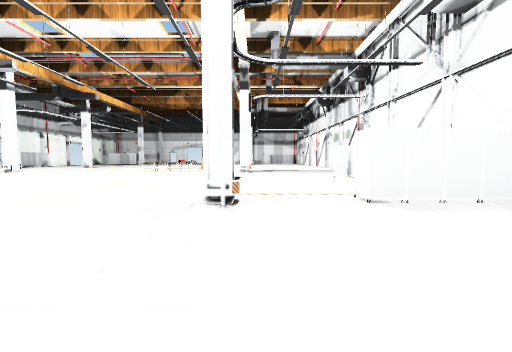
[1] (above)

21 first-person views from a walk through a Unity game level. The camera is 1.2 m above the floor, tilts 4° down and sees 90° across. Doors are open. The floor is counted in squares, 2 m on a side. Each view is taken from the middle of a square. On the plan, view 1 faces up. The plan holds only what a view shows up to about 9 squares ahead; the rest is blank. The player character is not drawn. Some surface patterns are stand-ins.

[2]
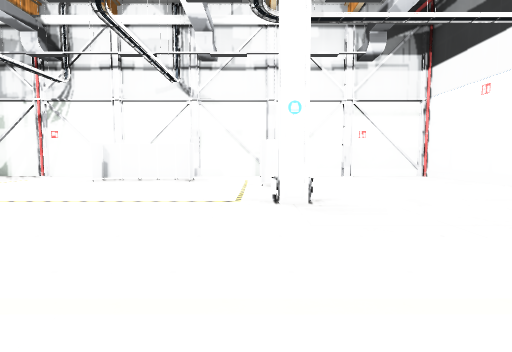

[3]
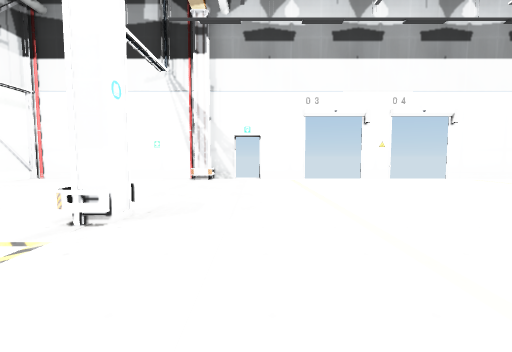

[4]
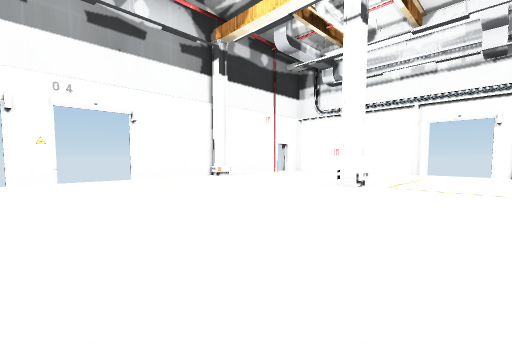

[5]
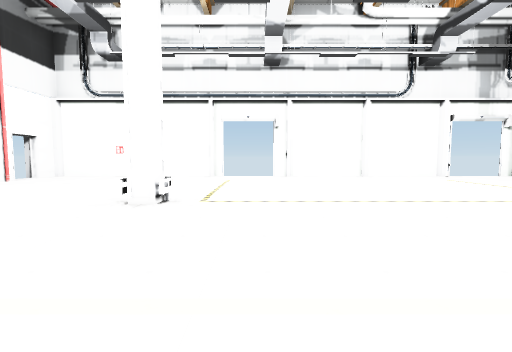

[6]
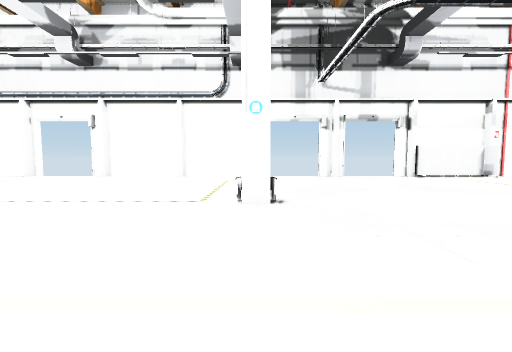

[7]
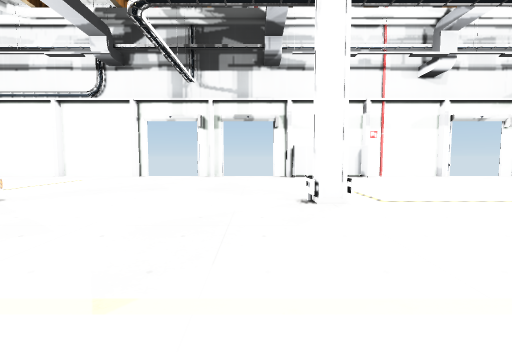

[8]
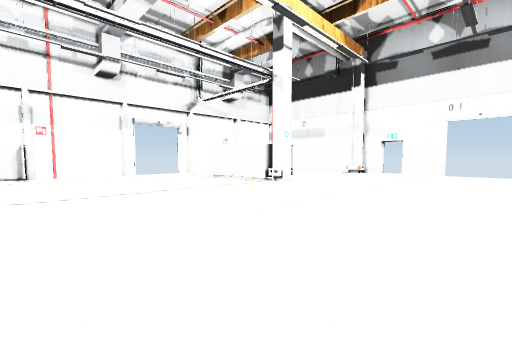

[9]
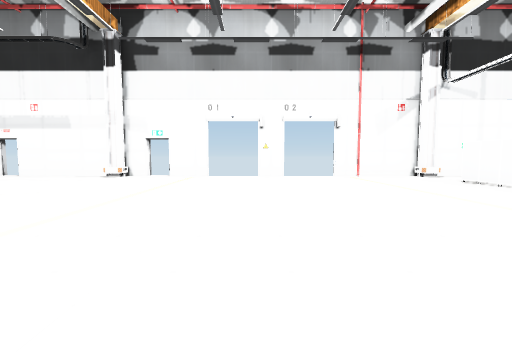

[10]
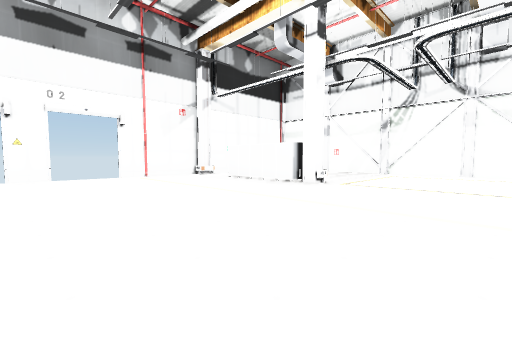

[11]
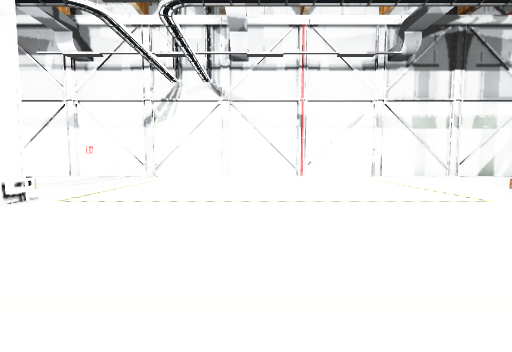

[12]
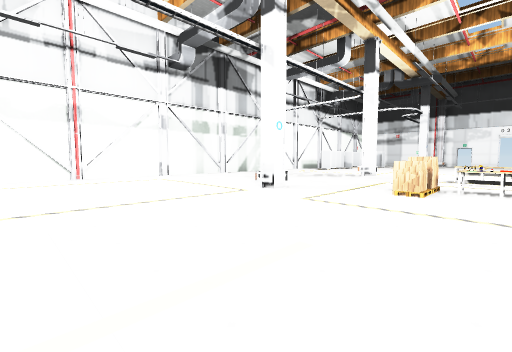

[13]
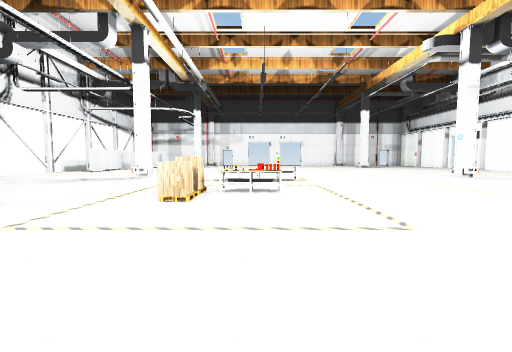

[14]
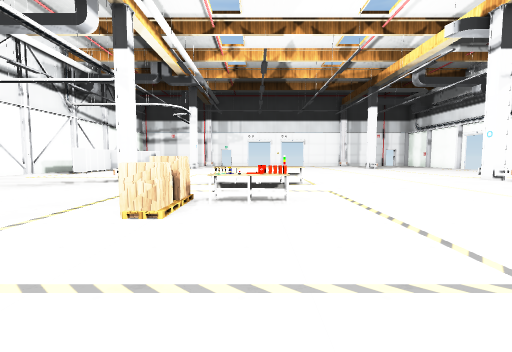

[15]
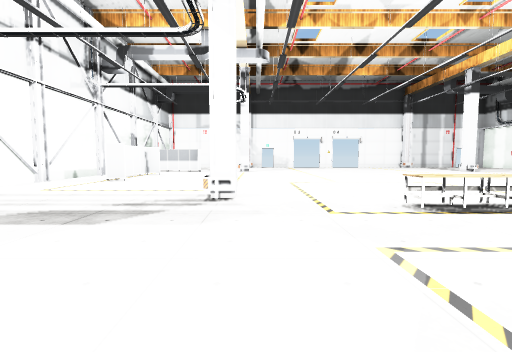

[16]
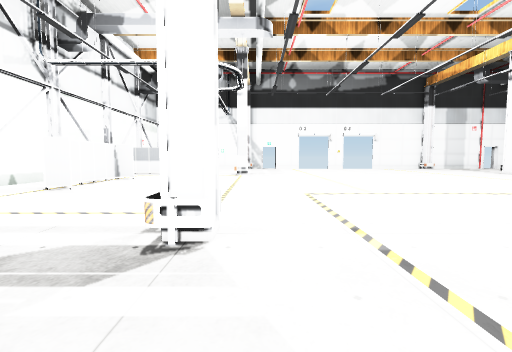

[17]
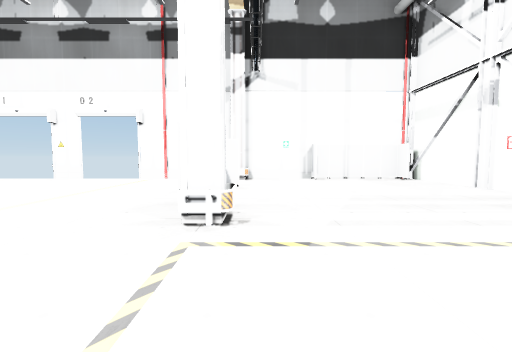

[18]
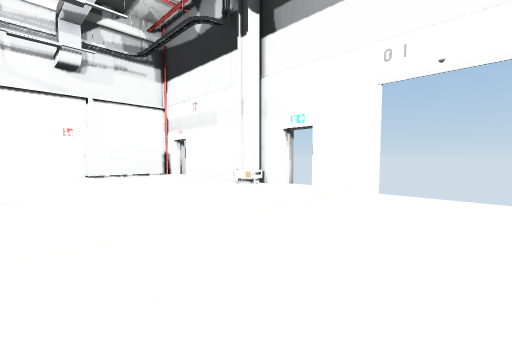

[19]
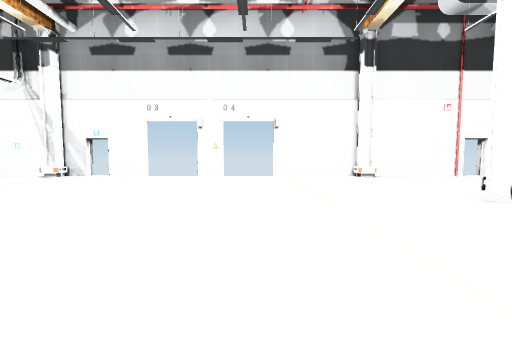

[20]
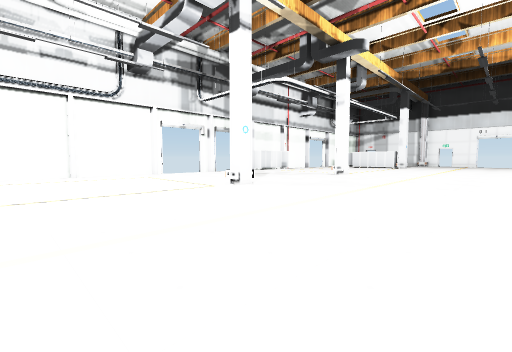

[21]
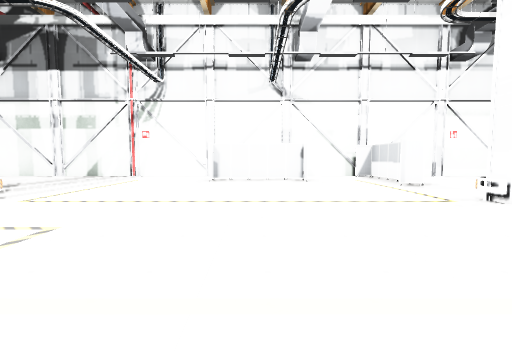

### Floor plan
Points are (right, up) in squares from view 1. A wall is a line through its corners. A room is listed if a view was taken in it or the views show most of it. See-through windows are left out.
Room 1 (views 1, 2, 3, 4, 5, 6, 7, 8, 9, 10, 11, 12, 13, 14, 15, 16, 17, 18, 19, 20, 21)
walls: (-0.7, 10.6) (-0.7, 11.2) (-0.3, 11.2); (-0.7, 15.8) (-0.7, 16.2) (-0.2, 16.2); (-10.6, 11.4) (-10.6, 10.8); (-10.8, 11.2) (-10.3, 11.2) (-10.3, 10.8) (-10.8, 10.8); (-10.3, 16.4) (-10.3, 15.8) (-10.7, 15.8); (-0.7, 3.7) (-0.3, 3.7) (-0.3, 3.4) (-0.7, 3.4) (-0.7, 3.7); (2.4, 5.7) (3, 5.7) (3, 8.2) (2.4, 8.2) (3.1, 8.2); (-15.5, 14) (-15.5, 13); (-15.5, 11.5) (-15.5, 5.5); (3.1, 5.7) (2.5, 5.7); (-0.4, 3.1) (-0.4, 3.9); (-10.8, 3.7) (-10.3, 3.7) (-10.3, 3.3); (-14.8, 18.4) (-15.4, 18.4); (-0.3, 23.8) (-0.3, 23.3) (-0.7, 23.3) (-0.7, 23.8); (-0.2, 23.9) (-0.9, 23.9) (-0.9, 26.4); (-10.3, 23.8) (-10.3, 23.3) (-13.4, 23.3); (2.4, 3.4) (4, 3.4) (4, 4); (3.5, 3.4) (1.5, 3.4) (1.5, 4); (-15.5, 21.5) (-15.5, 15.5); (-15.5, 3.5) (-15.5, 1.9); (-6, -1.5) (-5, -1.5); (-3.5, -1.5) (-2.1, -1.5); (-0.7, -1.1) (-0.2, -1.1); (-15.5, 23.5) (-15.5, 23); (-1.4, -1.5) (4.5, -1.5) (4.5, 28.5) (-3.5, 28.5); (-10.3, -1) (-10.3, -1.5) (-7.5, -1.5); (-0.7, -1.5) (-0.7, -1); (-10.8, -1.1) (-10.3, -1.1); (-5, 28.5) (-6, 28.5); (-0.7, 28) (-0.7, 28.5); (-7.5, 28.5) (-8.9, 28.5); (-0.2, 28.1) (-0.7, 28.1); (-10.3, 28.1) (-10.8, 28.1); (-15.5, 0.8) (-15.5, -1.5) (-14.6, -1.5); (-9.6, 28.5) (-10.3, 28.5) (-10.3, 28); (1.5, 28) (1.5, 28.5); (-10.9, 28.5) (-13.9, 28.5); (-14, -1.5) (-10.9, -1.5); (4, 27.9) (4, 28.5); (-14.9, 27.9) (-14.9, 25.9) (-15.5, 25.9) (-15.5, 24)
low walls: (-0.7, -1) (-0.2, -1); (-10.8, -1) (-10.3, -1); (-0.2, 28) (-0.7, 28); (-10.3, 28) (-10.8, 28)
ways out: open door at (-15.5, 4.5); open door at (-15.5, 13.5); open door at (-15.5, 22.5); open door at (-14, -2); open door at (-14, 29); open door at (-9, 29); open door at (-5.5, -1.5); open door at (-5.5, 28.5); open door at (-2, -2)
objects: other object (-5, 12); other object (-4, 12) to (-3, 12); other object (-4, 14); other object (-4, 15); other object (-4, 16); other object (-3, 15)

Where each view was taken, in squares from view 1:
view 1: 0 up, 0 right, facing up
view 2: 4 up, 4 left, facing right
view 3: 6 up, 2 left, facing down
view 4: 6 up, 5 left, facing down-left
view 5: 5 up, 7 left, facing left
view 6: 11 up, 7 left, facing left
view 7: 15 up, 7 left, facing left
view 8: 18 up, 6 left, facing up-left
view 9: 20 up, 6 left, facing up
view 10: 20 up, 6 left, facing up-right
view 11: 20 up, 4 left, facing right
view 12: 20 up, 4 left, facing down-right
view 13: 19 up, 4 left, facing down
view 14: 18 up, 4 left, facing down
view 15: 15 up, 1 left, facing down
view 16: 13 up, 1 left, facing down
view 17: 21 up, 0 right, facing up
view 18: 24 up, 6 left, facing up-left
view 19: 7 up, 7 left, facing down
view 20: 7 up, 6 left, facing up-left
view 21: 7 up, 4 left, facing right
